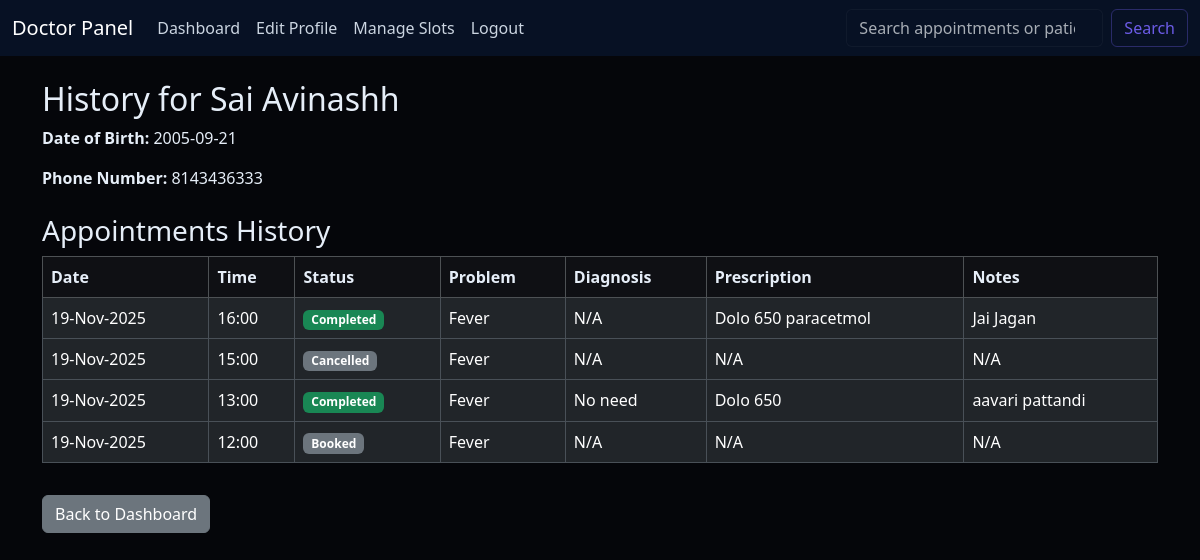
The page /doctor/patient/1/history (signed in) on the database its author committed.
### models.py (models this page shows)
class User(UserMixin, db.Model):
    id = db.Column(db.Integer, primary_key=True)
    username = db.Column(db.String(50), unique=True, nullable=False)
    name = db.Column(db.String(50), nullable=False)
    email = db.Column(db.String(50), unique=True, nullable=False)
    password = db.Column(db.String(200), nullable=False)  # hashed passwords are long
    role = db.Column(db.String(20), nullable=False)  # Admin / Doctor / Patient
    doctor_profile = db.relationship('Doctor', backref='user', uselist=False)
    patient_profile = db.relationship('Patient', backref='user', uselist=False)

class Patient(db.Model):
    id = db.Column(db.Integer, primary_key=True)
    user_id = db.Column(db.Integer, db.ForeignKey('user.id'), nullable=False, unique=True)
    dob = db.Column(db.Date, nullable=False)
    phone_number = db.Column(db.String(15), nullable=False)
    appointments = db.relationship('Appointment', backref='patient', lazy=True)

class Appointment(db.Model):
    id = db.Column(db.Integer, primary_key=True)
    doctor_id = db.Column(db.Integer, db.ForeignKey('doctor.id'), nullable=False)
    patient_id = db.Column(db.Integer, db.ForeignKey('patient.id'), nullable=False)
    date = db.Column(db.Date, nullable=False)
    time = db.Column(db.Time, nullable=False)
    problem = db.Column(db.String(300), nullable=True)
    status = db.Column(db.Enum(AppointmentStatus), default=AppointmentStatus.BOOKED, nullable=False)
    remarks = db.Column(db.Text, nullable=True)
    rating = db.Column(db.Integer, nullable=True)
    treatment = db.relationship('Treatment', backref='appointment', uselist=False)

class Treatment(db.Model):
    id = db.Column(db.Integer, primary_key=True)
    appointment_id = db.Column(db.Integer, db.ForeignKey('appointment.id'), nullable=False)
    disease = db.Column(db.Text, nullable=False)
    diagnosis = db.Column(db.Text, nullable=True)
    prescription = db.Column(db.Text, nullable=True)
    notes = db.Column(db.Text, nullable=True)

### routes/doctor.py (the view)
@doctor_bp.route('/patient/<int:patient_id>/history')
@login_required
def patient_history(patient_id):
    if current_user.role != 'Doctor':
        flash("Access denied.", "danger")
        return redirect(url_for('login'))
    patient = Patient.query.get_or_404(patient_id)
    appointments = Appointment.query.filter_by(
        patient_id=patient.id,
        doctor_id=current_user.doctor_profile.id
    ).order_by(Appointment.date.desc(), Appointment.time.desc()).all()
    return render_template(
        'doctor/patient_history.html',
        patient=patient,
        appointments=appointments
    )

### app.py (called while the page is built)
@login_manager.user_loader
def load_user(user_id):
    return User.query.get(int(user_id))

### templates/doctor/patient_history.html (shortened to what this page needs)
{% extends "doctor/doctor_base.html" %}
{% block content %}
<h2 class="mt-4">History for {{ patient.user.name }}</h2>
<p><strong>Date of Birth:</strong> {{ patient.dob.strftime('%Y-%m-%d') }}</p>
<p><strong>Phone Number:</strong> {{ patient.phone_number }}</p>
<h3 class="mt-4">Appointments History</h3>
<div class="table-responsive">
    <table class="table table-bordered">
        <thead class="table-dark">
            <tr>
                <th>Date</th>
                <th>Time</th>
                <th>Status</th>
                <th>Problem</th>
                <th>Diagnosis</th>
                <th>Prescription</th>
                <th>Notes</th>
            </tr>
        </thead>
        <tbody>
            {% for appt in appointments %}
            <tr>
                <td>{{ appt.date.strftime('%d-%b-%Y') }}</td>
                <td>{{ appt.time.strftime('%H:%M') }}</td>
                <td>
                    <span class="badge {% if appt.status.value == 'Completed' %}bg-success{% else %}bg-secondary{% endif %}">
                        {{ appt.status.value }}
                    </span>
                </td>
                <td>{{ appt.problem }}</td>
                <td>{{ appt.treatment.diagnosis if appt.treatment else 'N/A' }}</td>
                <td>{{ appt.treatment.prescription if appt.treatment else 'N/A' }}</td>
                <td>{{ appt.treatment.notes if appt.treatment else 'N/A' }}</td>
            </tr>
            {% else %}
            <tr>
                <td colspan="7">No history found for this patient with you.</td>
            </tr>
            {% endfor %}
        </tbody>
    </table>
</div>
<a href="{{ url_for('doctor.dashboard') }}" class="btn btn-secondary mt-3">Back to Dashboard</a>
{% endblock %}

### static/css/theme.css (style rules this page uses)
:root { --accent: #6c5ce7; --muted: #6b7280; --card-bg: #0f1724; --surface: #0b1220; }
body[data-bs-theme="dark"], body { background-color: #05060a; color: #e6eef8; }
.table thead.table-dark th { background-color: rgba(255,255,255,0.04) !important; color: #e6eef8; }
.table tbody tr td { vertical-align: middle; }
.badge.bg-success { background-color: #10b981; }
.badge.bg-secondary { background-color: #6b7280; }

### rows shown on the page
User: user.name "Sai Avinashh"
Patient: dob "2005-09-21", phone_number "8143436333"
Appointment: date "19-Nov-2025", time "16:00", status.value "Completed", problem "Fever", treatment "N/A", treatment "Dolo 650 paracetmol", treatment "Jai Jagan"
Appointment: date "19-Nov-2025", time "15:00", status.value "Cancelled", problem "Fever", treatment "N/A"
Appointment: date "19-Nov-2025", time "13:00", status.value "Completed", problem "Fever", treatment "No need", treatment "Dolo 650", treatment "aavari pattandi"
Appointment: date "19-Nov-2025", time "12:00", status.value "Booked", problem "Fever", treatment "N/A"
